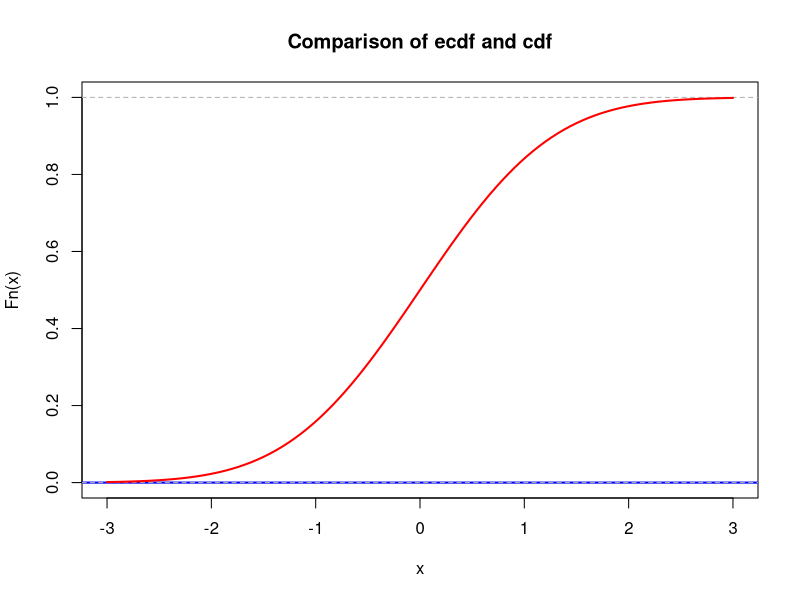
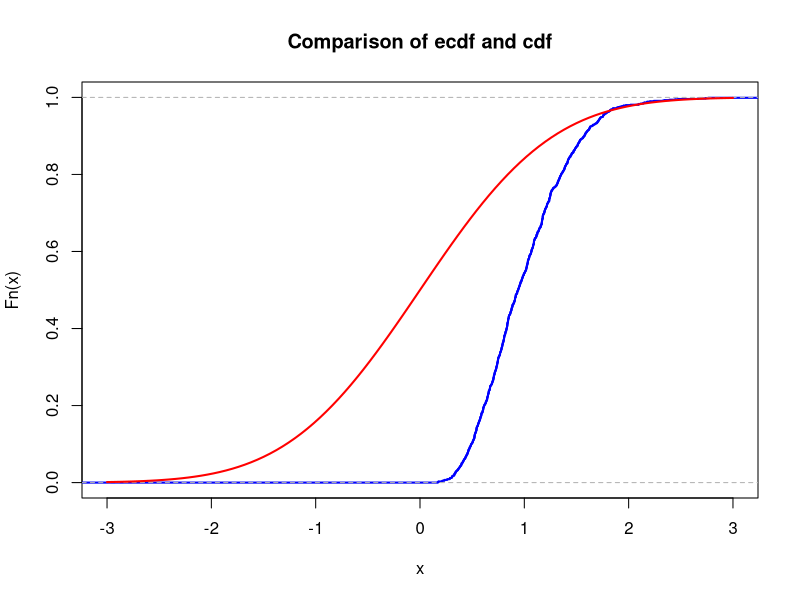
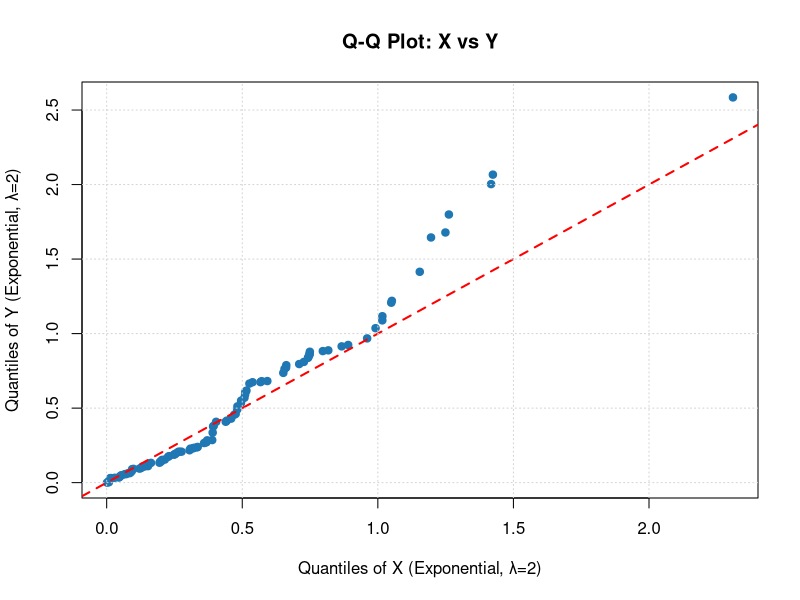
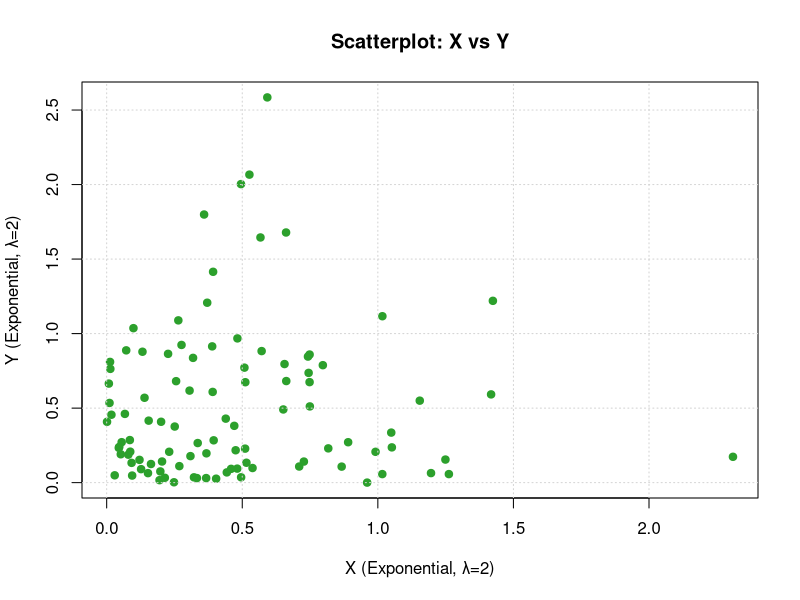
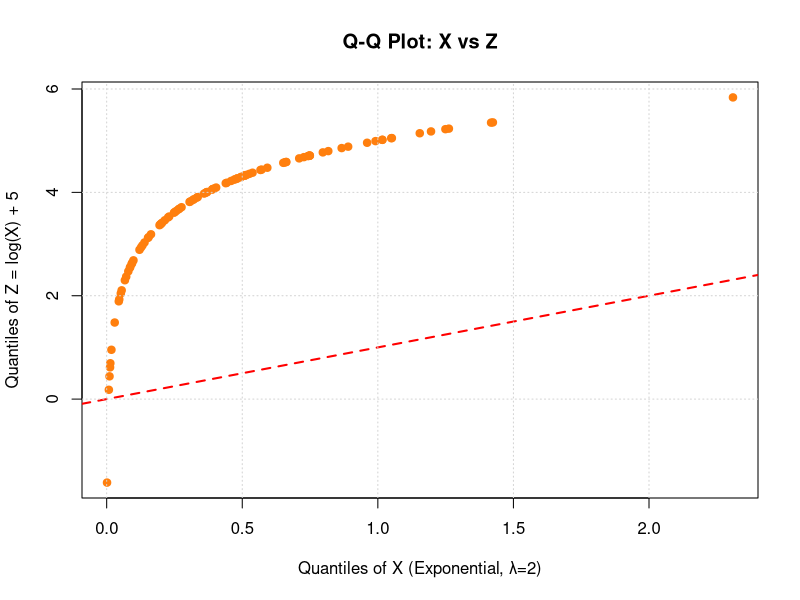
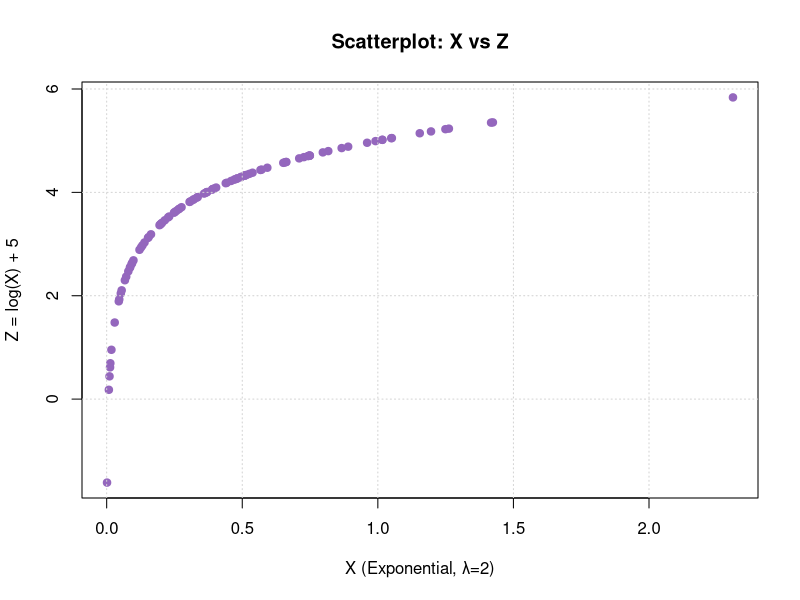

The R script that drew these images, in order:
## ---- chunk 1
id <- 31
set.seed(31)
## ---- chunk 2
p <- id/100
# matrices G and H
G <- matrix(c(1, 1, 1, 0, 0, 0, 0,
		1, 0, 0, 1, 1, 0, 0,
		0, 1, 0, 1, 0, 1, 0,
		1, 1, 0, 1, 0, 0, 1), nrow = 4, byrow = TRUE)
H <- t(matrix(c(1, 0, 1, 0, 1, 0, 1,
		0, 1, 1, 0, 0, 1, 1,
		0, 0, 0, 1, 1, 1, 1), nrow = 3, byrow = TRUE))
# cat("The matrix G is: \n")
#G
#cat("The matrix H is: \n")
#H
#cat("The product GH must be zero: \n")
#(G%*%H) %%2
## ---- chunk 3
# generate N messages

message_generator <- function(N) {
  matrix(sample(c(0,1), 4*N, replace = TRUE), nrow = N)
}
messages <- message_generator(100)
codewords <- (messages %*% G) %% 2
## ---- chunk 4
#  errors <- ...
#  received <-
## ---- chunk 5
lambda <- 1  # change this!
N <- 100     # change this!
mu <- N * lambda
K <- 1e3
n <- 5
sample_means <- colMeans(matrix(rpois(n*K, lambda = mu), nrow=n))
## ---- chunk 6
mu <- 0       # change this!
sigma <- 1    # change this!
## ---- chunk 7
xlims <- c(mu-3*sigma,mu+3*sigma)
Fs <- ecdf(sample_means)
plot(Fs,
     xlim = xlims,
     ylim = c(0,1),
     col = "blue",
     lwd = 2,
     main = "Comparison of ecdf and cdf")
curve(pnorm(x, mean = mu, sd = sigma), col = "red", lwd = 2, add = TRUE)
## ---- chunk 8
nu1 <- 1  # change this!
K <- 1e3
n <- 5
sample_means <- colMeans(matrix(rexp(n*K, rate = nu1), nrow=n))
## ---- chunk 9
mu <- 0       # change this!
sigma <- 1    # change this!
## ---- chunk 10
xlims <- c(mu-3*sigma,mu+3*sigma)
Fs <- ecdf(sample_means)
plot(Fs,
     xlim = xlims,
     col = "blue",
     lwd = 2,
     main = "Comparison of ecdf and cdf")
curve(pnorm(x, mean = mu, sd = sigma), col = "red", lwd = 2, add = TRUE)
## ---- chunk 11
# Set parameters
mu <- id
sigma <- sqrt(id * 2 + 7)
N <- 100

# Generate random variables
X <- rnorm(N, mean = mu, sd = sigma)
Y <- 1 / X

# Calculate values
value1 = 1 / mean(X)
value2 = mean(Y)

value1
value2
## ---- chunk 12
# Set parameters
lambda <- 2

# Generate random variables
X <- rexp(N, rate = lambda)
Y <- rexp(N, rate = lambda)
Z <- log(X) + 5

# Q-Q Plot: X vs Y
qqplot(X, Y,
       main = "Q-Q Plot: X vs Y",
       xlab = "Quantiles of X (Exponential, λ=2)",
       ylab = "Quantiles of Y (Exponential, λ=2)",
       pch = 19, col = "#1f77b4")
abline(0, 1, col = "red", lwd = 2, lty = 2) # Intercept = 0, Slope = 1 (x = y)
grid()

# Scatterplot: X vs Y
plot(X, Y,
     main = "Scatterplot: X vs Y",
     xlab = "X (Exponential, λ=2)",
     ylab = "Y (Exponential, λ=2)",
     pch = 19, col = "#2ca02c")
grid()

# Q-Q Plot: X vs Z
qqplot(X, Z,
       main = "Q-Q Plot: X vs Z",
       xlab = "Quantiles of X (Exponential, λ=2)",
       ylab = "Quantiles of Z = log(X) + 5",
       pch = 19, col = "#ff7f0e")
abline(0, 1, col = "red", lwd = 2, lty = 2) # Intercept = 0, Slope = 1 (x = y)
grid()

# Scatterplot: X vs Z
plot(X, Z,
     main = "Scatterplot: X vs Z",
     xlab = "X (Exponential, λ=2)",
     ylab = "Z = log(X) + 5",
     pch = 19, col = "#9467bd")
grid()
## ---- chunk 13
# Set parameters
n_tosses <- 3
p_head <- 0.5
N <- 100

# Generate random variable
X <- rbinom(N, size = n_tosses, prob = p_head)

# Calculate values
sample_mean_X <- mean(X)
sample_var_X <- var(X)

# Calculate theoretical values
# E(X) = n * p
# Var(X) = n * p * (1 - p)
theoretical_mean_X <- n_tosses * p_head
theoretical_var_X <- n_tosses * p_head * (1 - p_head)

sample_mean_X
sample_var_X
theoretical_mean_X
theoretical_var_X
## ---- chunk 14
# Generate random variable
Y <- 0.5 * X - 1

# Calculate values
sample_mean_Y <- mean(Y)
sample_var_Y <- var(Y)

# Calculate theoretical values
# E(aX + b) = aE(X) + b
# Var(aX + b) = a^2Var(X)
a <- 0.5
b <- -1

theoretical_mean_Y <- a * theoretical_mean_X + b
theoretical_var_Y <- a^2 * theoretical_var_X

sample_mean_Y
sample_var_Y
theoretical_mean_Y
theoretical_var_Y
